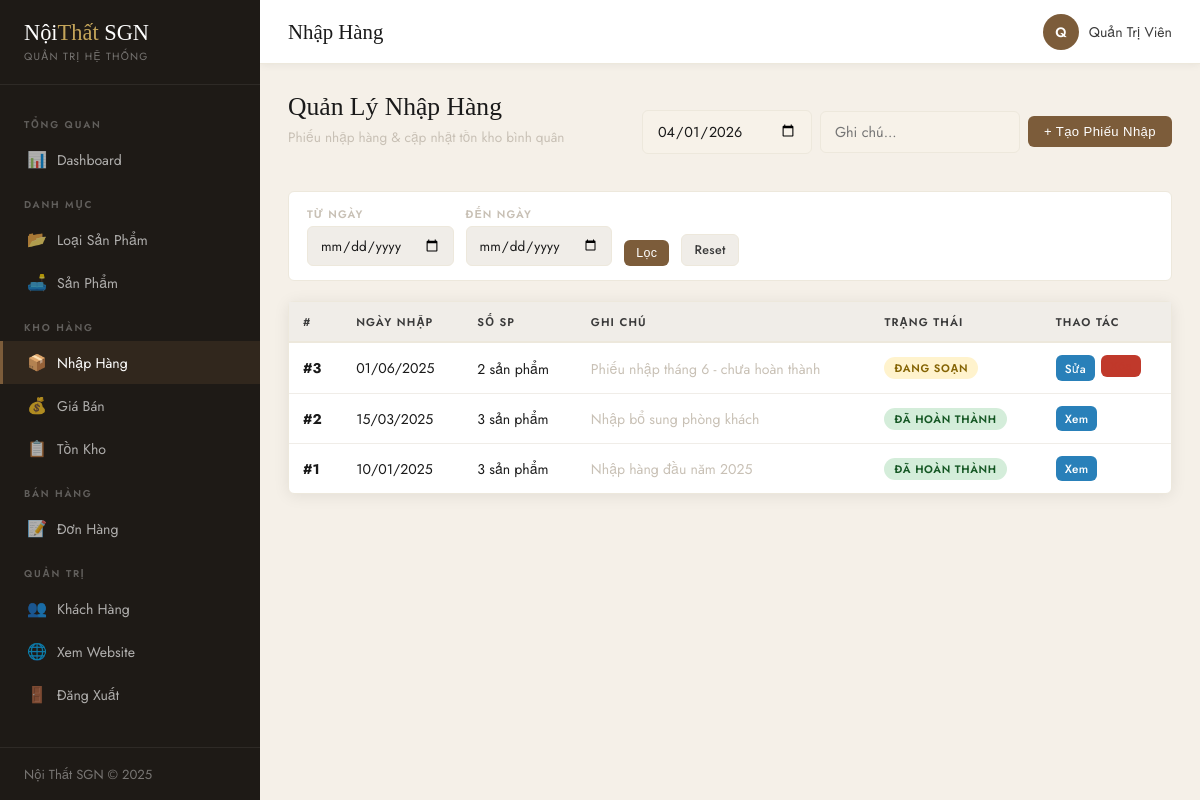
Page /admin/imports.php (signed in) on the committed database.
### tables this page shows
CREATE TABLE phieu_nhap (
    ma_phieu    INT AUTO_INCREMENT PRIMARY KEY,
    ngay_nhap   DATE NOT NULL,
    trang_thai  TINYINT(1) DEFAULT 0 COMMENT '0=chưa hoàn thành, 1=hoàn thành',
    ghi_chu     TEXT,
    created_at  DATETIME DEFAULT CURRENT_TIMESTAMP
);

### admin/imports.php (the view, shortened to what this page needs)
<?php
require_once __DIR__ . '/includes/header.php';
$edit_phieu = null; $edit_items = null;
$f_from = $_GET['from'] ?? '';
$f_to   = $_GET['to'] ?? '';
$where  = '1=1';
$phieus = $conn->query("SELECT pn.*, (SELECT COUNT(*) FROM chitiet_nhap WHERE ma_phieu=pn.ma_phieu) as so_sp FROM phieu_nhap pn WHERE $where ORDER BY pn.ma_phieu DESC");
?>
<div class="d-flex justify-between align-center mb-20">
    <div><h2 class="page-title">Quản Lý Nhập Hàng</h2><p class="page-sub">Phiếu nhập hàng & cập nhật tồn kho bình quân</p></div>
    <?php if (!$edit_phieu): ?>
    <form method="POST" style="display:flex;gap:8px;align-items:center;">
        <input type="date" name="ngay_nhap" class="form-control" value="<?= date('Y-m-d') ?>" style="width:170px;">
        <input type="text" name="ghi_chu" class="form-control" placeholder="Ghi chú..." style="width:200px;">
        <button type="submit" class="btn btn-primary">+ Tạo Phiếu Nhập</button>
    </form>
    <?php endif; ?>
</div>
<?php if (!$edit_phieu): ?>
<form method="GET" class="admin-filter">
    <div class="filter-item"><label>Từ ngày</label><input type="date" name="from" value="<?= $f_from ?>"></div>
    <div class="filter-item"><label>Đến ngày</label><input type="date" name="to" value="<?= $f_to ?>"></div>
    <button type="submit" class="btn btn-primary btn-sm">Lọc</button>
    <a href="<?= SITE_URL ?>/admin/imports.php" class="btn btn-secondary btn-sm">Reset</a>
</form>
<div class="admin-card">
    <div style="overflow-x:auto;">
        <table class="data-table">
            <thead><tr><th>#</th><th>Ngày nhập</th><th>Số SP</th><th>Ghi chú</th><th>Trạng thái</th><th>Thao tác</th></tr></thead>
            <tbody>
                <?php if (!$phieus->num_rows): ?>
                <tr class="empty-row"><td colspan="6">Chưa có phiếu nhập nào</td></tr>
                <?php else: while ($p = $phieus->fetch_assoc()): ?>
                <tr>
                    <td><strong>#<?= $p['ma_phieu'] ?></strong></td>
                    <td><?= date('d/m/Y', strtotime($p['ngay_nhap'])) ?></td>
                    <td><?= $p['so_sp'] ?> sản phẩm</td>
                    <td class="text-muted"><?= htmlspecialchars($p['ghi_chu'] ?? '') ?></td>
                    <td><span class="badge <?= $p['trang_thai'] ? 'badge-success' : 'badge-warning' ?>"><?= $p['trang_thai'] ? 'Đã hoàn thành' : 'Đang soạn' ?></span></td>
                    <td>
                        <div class="action-group">
                            <a href="?edit=<?= $p['ma_phieu'] ?>" class="btn btn-xs btn-info"><?= $p['trang_thai'] ? 'Xem' : 'Sửa' ?></a>
                            <?php if (!$p['trang_thai']): ?>
                            <form method="POST" style="display:inline;">
                                <button type="submit" class="btn btn-xs btn-danger confirm-delete">Xóa</button>
                            </form>
                            <?php endif; ?>
                        </div>
                    </td>
                </tr>
                <?php endwhile; endif; ?>
            </tbody>
        </table>
    </div>
</div>
<?php endif; ?>
<?php require_once __DIR__ . '/includes/footer.php'; ?>

### assets/css/admin.css (style rules this page uses)
:root { --sidebar-w: 260px; --header-h: 64px; --cream: #F7F2E9; --charcoal: #1A1A1A; --charcoal-mid:#3A3A3A; --walnut: #7C5C3A; --gold: #C4A55A; --white: #FFFFFF; --gray-light: #F0EDE8; --gray-mid: #C8C0B5; --red: #C0392B; --green: #27AE60; --blue: #2980B9; --sidebar-bg: #1E1A16; --sidebar-text:rgba(255,255,255,0.65); --sidebar-hover:rgba(255,255,255,0.08); --sidebar-active:#7C5C3A; --cream-dark: #EDE8DC; --shadow: 0 2px 16px rgba(0,0,0,0.08); --radius: 6px; --transition: all 0.25s ease; --font-body: 'Jost','Helvetica Neue',sans-serif; --font-display:'Cormorant Garamond',Georgia,serif; }
*, *::before, *::after { box-sizing:border-box; margin:0; padding:0; }
body { font-family:var(--font-body); background:#F5F0E8; color:var(--charcoal); font-size:14px; }
a { text-decoration:none; color:inherit; }
.admin-card { background:var(--white); border:1px solid var(--cream-dark); border-radius:var(--radius); box-shadow:var(--shadow); margin-bottom:24px; }
.data-table { width:100%; border-collapse:collapse; font-size:0.88rem; }
.data-table th { background:var(--gray-light); padding:11px 14px; text-align:left; font-size:0.7rem; font-weight:600; letter-spacing:0.1em; text-transform:uppercase; color:var(--charcoal-mid); border-bottom:2px solid var(--cream-dark); white-space:nowrap; }
.data-table td { padding:12px 14px; border-bottom:1px solid var(--gray-light); vertical-align:middle; }
.data-table tr:last-child td { border-bottom:none; }
.btn { display:inline-flex; align-items:center; gap:6px; padding:8px 16px; border-radius:var(--radius); font-size:0.82rem; font-weight:500; cursor:pointer; border:none; transition:var(--transition); letter-spacing:0.03em; }
.btn-sm { padding:6px 12px; font-size:0.78rem; }
.btn-xs { padding:4px 9px; font-size:0.74rem; }
.btn-primary { background:var(--walnut); color:var(--white); }
.btn-danger { background:var(--red); color:var(--white); }
.btn-info { background:var(--blue); color:var(--white); }
.btn-secondary { background:var(--gray-light); color:var(--charcoal-mid); border:1px solid var(--cream-dark); }
.action-group { display:flex; gap:6px; flex-wrap:wrap; }
.form-control { border:1px solid var(--cream-dark); border-radius:var(--radius); padding:10px 14px; font-size:0.9rem; color:var(--charcoal); background:var(--cream); outline:none; transition:var(--transition); font-family:var(--font-body); width:100%; }
.admin-filter { background:var(--white); border:1px solid var(--cream-dark); border-radius:var(--radius); padding:14px 18px; display:flex; gap:12px; align-items:flex-end; flex-wrap:wrap; margin-bottom:20px; }
.filter-item { display:flex; flex-direction:column; gap:4px; min-width:130px; }
.filter-item label { font-size:0.68rem; font-weight:600; letter-spacing:0.1em; text-transform:uppercase; color:var(--gray-mid); }
.filter-item input, .filter-item select { border:1px solid var(--cream-dark); border-radius:var(--radius); padding:8px 12px; font-size:0.85rem; background:var(--gray-light); color:var(--charcoal); outline:none; transition:var(--transition); font-family:var(--font-body); }
.badge { display:inline-block; padding:3px 10px; border-radius:20px; font-size:0.68rem; font-weight:600; letter-spacing:0.06em; text-transform:uppercase; }
.badge-success { background:#D4EDDA; color:#155724; }
.badge-warning { background:#FFF3CD; color:#856404; }
.page-title { font-family:var(--font-display); font-size:1.6rem; font-weight:400; margin-bottom:4px; }
.page-sub { color:var(--gray-mid); font-size:0.85rem; margin-bottom:24px; }
.text-muted { color:var(--gray-mid); }
.d-flex { display:flex; }
.align-center { align-items:center; }
.justify-between { justify-content:space-between; }
.mb-20 { margin-bottom:20px; }
.confirm-delete { color:var(--red); }

### rows in the picture
phieu_nhap: ma_phieu "3", ngay_nhap "01/06/2025", so_sp "2", ghi_chu "Phiếu nhập tháng 6 - chưa hoàn thành", trang_thai "ĐANG SOẠN"
phieu_nhap: ma_phieu "2", ngay_nhap "15/03/2025", so_sp "3", ghi_chu "Nhập bổ sung phòng khách", trang_thai "ĐÃ HOÀN THÀNH"
phieu_nhap: ma_phieu "1", ngay_nhap "10/01/2025", so_sp "3", ghi_chu "Nhập hàng đầu năm 2025", trang_thai "ĐÃ HOÀN THÀNH"

### other values in the picture
$page_title "Nhập Hàng"
mb_substr($admin_name,0,1,'UTF-8') "Q"
$admin_name "Quản Trị Viên"
